Frame 1 (no input): blank canvas, image omitted
Frame 60 (the mouse pressed at the canvas centre just before this capture): blank canvas, image omitted
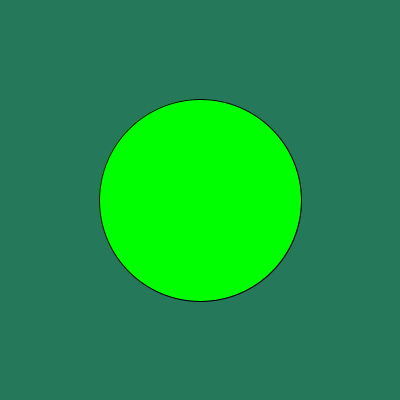
Frame 120 (the mouse held since frame 60 and released just before this capture)

The Processing sketch whose frames 1 and 60 were blank and that drew this single picture after the mouse press (run headless with seeded random() and noise(); from frame 60 on, the mouse is pressed at the canvas centre):

// Processing sketch: processing_112647
// ── processing_112647.pde

int diameter = 100;

void setup(){
  size(400,400);
  
}

void draw(){
  background(38,120,90);
  diameter = mouseX+2;
  if(diameter >= 100){
    fill(0,255,0);
  }else fill(255);
  
  println(diameter);
  
  ellipse(mouseX,200,diameter,diameter);
  
}
